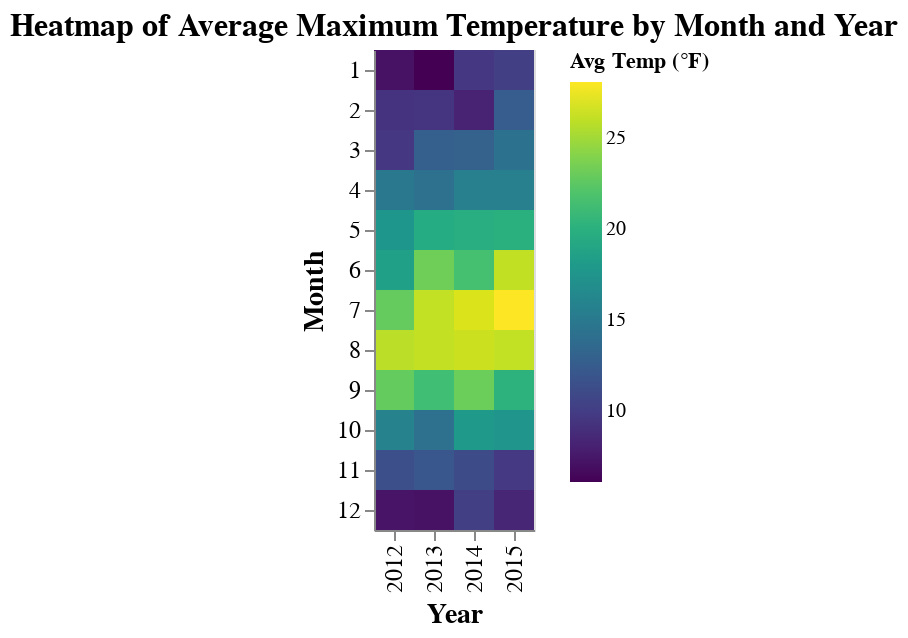

The notebook cell this image was saved under:
### Code cell
# extract month and year information
weather['month'] = weather['date'].dt.month
weather['year'] = weather['date'].dt.year

# Aggregate the data to get average temperature for each combination of month and year
aggregated_data = weather.groupby(['month', 'year']).agg({'temp_max': 'mean'}).reset_index()

# Create a heatmap with month and year on the axes, and average temperature represented by color
heatmap = alt.Chart(aggregated_data).mark_rect().encode(
    x=alt.X('year:O', title='Year'),
    y=alt.Y('month:O', title='Month'),
    color=alt.Color('temp_max:Q', scale=alt.Scale(scheme='viridis'), title='Avg Temp (°F)'),
    tooltip=['year:O', 'month:O', 'temp_max:Q']
).properties(
    title="Heatmap of Average Maximum Temperature by Month and Year"
)

# Display the chart
heatmap.configure_title(
    fontSize=16,
    anchor='middle',
    color='black'
).configure_axis(
    labelFontSize=12,
    titleFontSize=14
)

### Figure 1 — Vega-Lite specification as saved in the notebook (floating-point values rounded to 4 significant figures)
{"config": {"view": {"continuousWidth": 300, "continuousHeight": 300}, "axis": {"labelFontSize": 12, "titleFontSize": 14}, "title": {"anchor": "middle", "color": "black", "fontSize": 16}}, "data": {"name": "data-6b276fdbc929b1b6a4c9025b946c8185"}, "mark": {"type": "rect"}, "encoding": {"color": {"field": "temp_max", "scale": {"scheme": "viridis"}, "title": "Avg Temp (°F)", "type": "quantitative"}, "tooltip": [{"field": "year", "type": "ordinal"}, {"field": "month", "type": "ordinal"}, {"field": "temp_max", "type": "quantitative"}], "x": {"field": "year", "title": "Year", "type": "ordinal"}, "y": {"field": "month", "title": "Month", "type": "ordinal"}}, "title": "Heatmap of Average Maximum Temperature by Month and Year", "$schema": "https://vega.github.io/schema/vega-lite/v5.20.1.json", "datasets": {"data-6b276fdbc929b1b6a4c9025b946c8185": [{"month": 1, "year": 2012, "temp_max": 7.055}, {"month": 1, "year": 2013, "temp_max": 6.106}, {"month": 1, "year": 2014, "temp_max": 9.6}, {"month": 1, "year": 2015, "temp_max": 10.15}, {"month": 2, "year": 2012, "temp_max": 9.276}, {"month": 2, "year": 2013, "temp_max": 9.468}, {"month": 2, "year": 2014, "temp_max": 8.2}, {"month": 2, "year": 2015, "temp_max": 12.52}, {"month": 3, "year": 2012, "temp_max": 9.555}, {"month": 3, "year": 2013, "temp_max": 12.71}, {"month": 3, "year": 2014, "temp_max": 12.91}, {"month": 3, "year": 2015, "temp_max": 14.38}, {"month": 4, "year": 2012, "temp_max": 14.87}, {"month": 4, "year": 2013, "temp_max": 14.24}, {"month": 4, "year": 2014, "temp_max": 15.46}, {"month": 4, "year": 2015, "temp_max": 15.5}, {"month": 5, "year": 2012, "temp_max": 17.66}, {"month": 5, "year": 2013, "temp_max": 19.63}, {"month": 5, "year": 2014, "temp_max": 19.87}, {"month": 5, "year": 2015, "temp_max": 20.03}, {"month": 6, "year": 2012, "temp_max": 18.69}, {"month": 6, "year": 2013, "temp_max": 23.25}, {"month": 6, "year": 2014, "temp_max": 21.59}, {"month": 6, "year": 2015, "temp_max": 26.06}, {"month": 7, "year": 2012, "temp_max": 22.91}, {"month": 7, "year": 2013, "temp_max": 26.09}, {"month": 7, "year": 2014, "temp_max": 26.9}, {"month": 7, "year": 2015, "temp_max": 28.09}, {"month": 8, "year": 2012, "temp_max": 25.86}, {"month": 8, "year": 2013, "temp_max": 26.12}, {"month": 8, "year": 2014, "temp_max": 26.38}, {"month": 8, "year": 2015, "temp_max": 26.09}, {"month": 9, "year": 2012, "temp_max": 22.88}, {"month": 9, "year": 2013, "temp_max": 21.36}, {"month": 9, "year": 2014, "temp_max": 23.16}, {"month": 9, "year": 2015, "temp_max": 20.29}, {"month": 10, "year": 2012, "temp_max": 15.83}, {"month": 10, "year": 2013, "temp_max": 14.23}, {"month": 10, "year": 2014, "temp_max": 17.96}, {"month": 10, "year": 2015, "temp_max": 17.54}, {"month": 11, "year": 2012, "temp_max": 11.33}, {"month": 11, "year": 2013, "temp_max": 12.05}, {"month": 11, "year": 2014, "temp_max": 11.03}, {"month": 11, "year": 2015, "temp_max": 9.683}, {"month": 12, "year": 2012, "temp_max": 7.235}, {"month": 12, "year": 2013, "temp_max": 7.023}, {"month": 12, "year": 2014, "temp_max": 10.14}, {"month": 12, "year": 2015, "temp_max": 8.381}]}}
